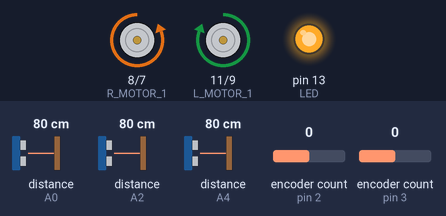
The sketch below on a simulated Arduino Uno, built with avr-gcc and run on an emulated ATmega328P. On the bench: motor-driver pin pairs drawn as motors (green arrow = first pin HIGH = forward, orange = second pin HIGH = backward, longer = more drive, scaled by the enable pin), output pins drawn as LEDs (lit = HIGH). Inputs (shaded band) come from the test bench; at power-on: distance to the obstacle (sensors on A4, A0, A2) 80 cm, encoder count (sensors on pin 2, pin 3) 0.

Above: at 1.5 s.
1.6 s: distance to the obstacle (sensor on A4) set to 11 cm
3.1 s: distance to the obstacle (sensor on A4) set to 8 cm
At 3.21 s:
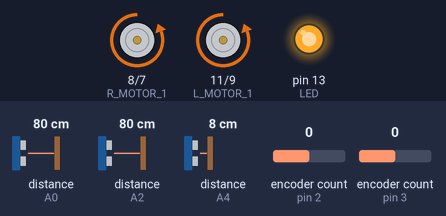
6.1 s: encoder count (sensor on pin 2) set to 1
9.1 s: distance to the obstacle (sensor on A4) set to 18 cm
At 9.34 s:
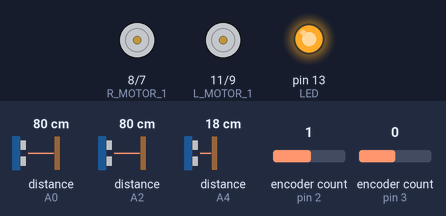
10.9 s: distance to the obstacle (sensor on A4) set to 2 cm
At 11.34 s:
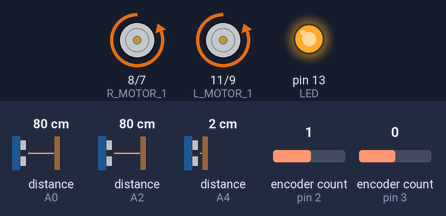
Timing chart, 0 to 14.9 s (numbered marks = the images above; inputs shaded):
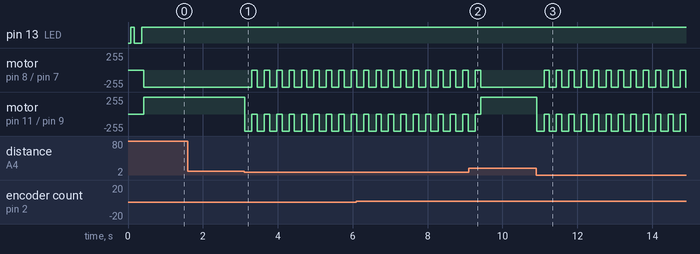

Measured:
- the behaviour switches between 10 and 9 cm on distance to the obstacle (sensor on A4) (found by bisection; images 0 and 1)
- after the input at 1.6 s, every drawn part: stays the same
- after the input at 3.1 s, motor on pin 8 (R_MOTOR_1) / pin 7 (R_MOTOR_2): alternates backward 255/255 for 0.19 s and stopped for 0.14 s, starting after 0.21 s; motor on pin 11 (L_MOTOR_1) / pin 9 (L_MOTOR_2): alternates backward 255/255 for 0.19 s and stopped for 0.14 s, starting at once
- after the input at 9.1 s, motor on pin 8 (R_MOTOR_1) / pin 7 (R_MOTOR_2): goes on until 9.4 s, then stays backward 255/255
- after the input at 10.9 s, motor on pin 8 (R_MOTOR_1) / pin 7 (R_MOTOR_2): alternates backward 255/255 for 0.19 s and stopped for 0.14 s, starting after 0.21 s; motor on pin 11 (L_MOTOR_1) / pin 9 (L_MOTOR_2): alternates backward 255/255 for 0.19 s and stopped for 0.14 s, starting at once

The sketch:

Simple_encoder_left_hand.ino
```cpp
#include <Encoder.h>
#include <Ultrasonic.h>

#define MIN_MOTOR_SPEED 1
#define MAX_MOTOR_SPEED 255

#define LED 13

//Motor pins
#define R_MOTOR_ENABLE 5
#define L_MOTOR_ENABLE 6
#define R_MOTOR_1 8
#define R_MOTOR_2 7
#define L_MOTOR_1 11
#define L_MOTOR_2 9

//encoders
Encoder leftEncoder(3, 4);
Encoder rightEncoder(2, 10);

Ultrasonic frontSensor(A5, A4, 60000UL);
Ultrasonic leftSensor(A3, A2, 60000UL);
Ultrasonic rightSensor(A1, A0, 60000UL);

bool motorControlFlag = false;

long leftEncoderStore, rightEncoderStore;
volatile int rightMotorSpeed, leftMotorSpeed;
bool useLeftHandRule = false;

// motor control interrupt timer
ISR(TIMER0_COMPA_vect) {
  //alternate left and right motor control to reduce processor load. Each now called every 2ms
  if (motorControlFlag) {
  //leftMotor
    long encoderReading = leftEncoder.read();
    long measuredSpeed = abs(leftEncoderStore - encoderReading) * 15;
    leftEncoderStore = encoderReading;
    if (measuredSpeed > leftMotorSpeed)
      digitalWrite(L_MOTOR_ENABLE, LOW);
    else
      digitalWrite(L_MOTOR_ENABLE, HIGH);
  }
  else {
  //rightMotor
    long encoderReading = rightEncoder.read();
    long measuredSpeed = abs(rightEncoderStore - encoderReading) * 15;
    rightEncoderStore = encoderReading;
    if (measuredSpeed > rightMotorSpeed)
      digitalWrite(R_MOTOR_ENABLE, LOW);
    else
      digitalWrite(R_MOTOR_ENABLE, HIGH);
  }
  motorControlFlag = !motorControlFlag;
}

void setup() {
  //https://learn.adafruit.com/multi-tasking-the-arduino-part-2/timers
  //https://www.teachmemicro.com/arduino-timer-interrupt-tutorial/
  //https://arduino.stackexchange.com/questions/30968/how-do-interrupts-work-on-the-arduino-uno-and-similar-boards
  OCR0A = 0xAF; // set the compare register A for timer0
  TIMSK0 |= _BV(OCIE0A);  //enable the compare interrupt A for timer 0

  Serial.begin(9600);
  //setup motors
  pinMode(L_MOTOR_1, OUTPUT);
  pinMode(L_MOTOR_2, OUTPUT);
  pinMode(R_MOTOR_1, OUTPUT);
  pinMode(R_MOTOR_2, OUTPUT);
  pinMode(L_MOTOR_ENABLE, OUTPUT);
  pinMode(R_MOTOR_ENABLE, OUTPUT);
  pinMode(LED, OUTPUT);

  chooseMazeRule();
}

void loop() {
  if (useLeftHandRule)
    leftHandRule();
  else
    rightHandRule();
}

void chooseMazeRule(){
  int leftDistance = leftSensor.read();
  delay(60);
  int rightDistance = rightSensor.read();
  if (leftDistance < rightDistance){
    useLeftHandRule = true;
    for (int i = 0; i < 2; i++){
      digitalWrite(LED, HIGH);
      delay(100);
      digitalWrite(LED, LOW);
      delay(200);
    }
  }
  else {
    useLeftHandRule = false;
    digitalWrite(LED, HIGH);
    delay(100);
    digitalWrite(LED, LOW);
    delay(200);
    digitalWrite(LED, HIGH);
  }
}

void leftHandRule(){
  delay(40);
  if (frontSensor.read() < 10){
    turnRight();
  }
  else {
    wallFollowLeft();
  }
}

void rightHandRule(){
  delay(40);
  if (frontSensor.read() < 10){
    turnLeft();
  }
  else {
    wallFollowRight();
  }
}

void wallFollowLeft(){
  int leftDistance = leftSensor.read();
  if (leftDistance < 4){
    driveLeftMotor(100);
    driveRightMotor(-100);
  } else if (leftDistance < 8){
    driveLeftMotor(180);
    driveRightMotor(60);
  } else if (leftDistance > 10) {
    driveLeftMotor(60);
    driveRightMotor(180);
  } else {
    driveLeftMotor(180);
    driveRightMotor(180);
  }
}

void wallFollowRight(){
  int rightDistance = rightSensor.read();
  if (rightDistance < 4){
    driveLeftMotor(-120);
    driveRightMotor(120);
  } else if (rightDistance < 8){
    driveLeftMotor(60);
    driveRightMotor(180);
  } else if (rightDistance > 10) {
    driveLeftMotor(180);
    driveRightMotor(60);
  } else {
    driveLeftMotor(180);
    driveRightMotor(180);
  }
}

void turnRight(){
  driveLeftMotor(500);
  driveRightMotor(-500);
  delay(190);
  driveLeftMotor(0);
  driveRightMotor(0);
  delay(100);
}

void turnLeft(){
  driveLeftMotor(-500);
  driveRightMotor(500);
  delay(190);
  driveLeftMotor(0);
  driveRightMotor(0);
  delay(100);
}

//MOTOR DRIVES
void driveLeftMotor(int speed){
  leftMotorSpeed = abs(speed);
  if (leftMotorSpeed < MIN_MOTOR_SPEED) {
    digitalWrite(L_MOTOR_1, LOW);
    digitalWrite(L_MOTOR_2, LOW);
  }
  else {
    if (speed > 0){
      digitalWrite(L_MOTOR_1, HIGH);
      digitalWrite(L_MOTOR_2, LOW);
    }
    else{
      digitalWrite(L_MOTOR_1, LOW);
      digitalWrite(L_MOTOR_2, HIGH);
    }
  }
}

void driveRightMotor(int speed){
  rightMotorSpeed = abs(speed);
  if (rightMotorSpeed < MIN_MOTOR_SPEED) {
    digitalWrite(R_MOTOR_1, LOW);
    digitalWrite(R_MOTOR_2, LOW);
  }
  else {
    if (speed > 0){
      digitalWrite(R_MOTOR_1, LOW);
      digitalWrite(R_MOTOR_2, HIGH);
    }
    else {
      digitalWrite(R_MOTOR_1, HIGH);
      digitalWrite(R_MOTOR_2, LOW);
    }
  }
}
```
